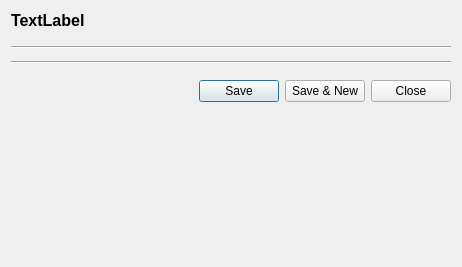
<?xml version="1.0" encoding="UTF-8"?>
<ui version="4.0">
 <class>BaseEntityDetailDlg</class>
 <widget class="QDialog" name="BaseEntityDetailDlg">
  <property name="geometry">
   <rect>
    <x>0</x>
    <y>0</y>
    <width>462</width>
    <height>267</height>
   </rect>
  </property>
  <property name="sizePolicy">
   <sizepolicy hsizetype="Expanding" vsizetype="Expanding">
    <horstretch>0</horstretch>
    <verstretch>0</verstretch>
   </sizepolicy>
  </property>
  <property name="windowTitle">
   <string>Form</string>
  </property>
  <layout class="QVBoxLayout" name="verticalLayout_2">
   <item>
    <layout class="QVBoxLayout" name="noticeLayout">
     <property name="sizeConstraint">
      <enum>QLayout::SetMaximumSize</enum>
     </property>
    </layout>
   </item>
   <item>
    <layout class="QHBoxLayout" name="horizontalLayout">
     <property name="bottomMargin">
      <number>10</number>
     </property>
     <item>
      <widget class="QLabel" name="lblTitle">
       <property name="font">
        <font>
         <pointsize>12</pointsize>
         <weight>75</weight>
         <bold>true</bold>
        </font>
       </property>
       <property name="text">
        <string>TextLabel</string>
       </property>
      </widget>
     </item>
    </layout>
   </item>
   <item>
    <widget class="Line" name="line">
     <property name="orientation">
      <enum>Qt::Horizontal</enum>
     </property>
    </widget>
   </item>
   <item>
    <widget class="QWidget" name="baseContainer" native="true"/>
   </item>
   <item>
    <widget class="Line" name="line_2">
     <property name="orientation">
      <enum>Qt::Horizontal</enum>
     </property>
    </widget>
   </item>
   <item>
    <layout class="QHBoxLayout" name="horizontalLayout_3">
     <property name="topMargin">
      <number>10</number>
     </property>
     <item>
      <spacer name="horizontalSpacer">
       <property name="orientation">
        <enum>Qt::Horizontal</enum>
       </property>
       <property name="sizeHint" stdset="0">
        <size>
         <width>40</width>
         <height>20</height>
        </size>
       </property>
      </spacer>
     </item>
     <item>
      <widget class="QPushButton" name="btnSave">
       <property name="text">
        <string>Save</string>
       </property>
      </widget>
     </item>
     <item>
      <widget class="QPushButton" name="btnSaveNew">
       <property name="text">
        <string>Save &amp;&amp; New</string>
       </property>
      </widget>
     </item>
     <item>
      <widget class="QPushButton" name="btnClose">
       <property name="text">
        <string>Close</string>
       </property>
      </widget>
     </item>
    </layout>
   </item>
   <item>
    <spacer name="verticalSpacer">
     <property name="orientation">
      <enum>Qt::Vertical</enum>
     </property>
     <property name="sizeHint" stdset="0">
      <size>
       <width>20</width>
       <height>40</height>
      </size>
     </property>
    </spacer>
   </item>
  </layout>
 </widget>
 <resources/>
 <connections/>
</ui>
